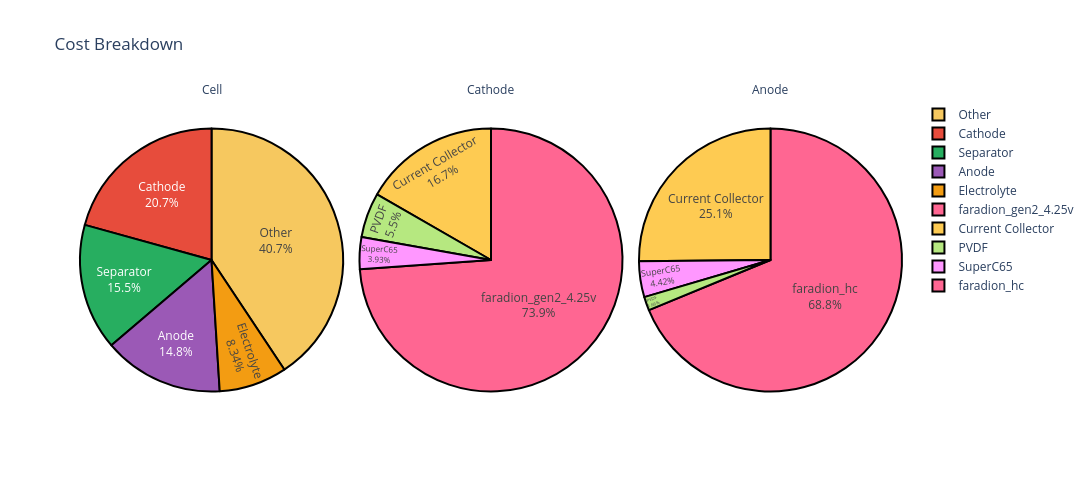

Notebook code cell kept with this figure:
### Code cell
figure = cell.get_cost_breakdown_plot(width=1200, height=500)
figure.show()

### Figure 1 — Plotly figure (JSON) as saved in the notebook; plotly's stock layout.template omitted (floating-point values rounded to 4 significant figures)
{"data": [{"customdata": [["Electrolyte"], ["Other"], ["Cathode"], ["Anode"], ["Separator"]], "domain": {"x": [0, 0.32], "y": [0, 1]}, "hovertemplate": "level=Cell<br>component=%{customdata[0]}<br>cost=%{value}<extra></extra>", "labels": ["Electrolyte", "Other", "Cathode", "Anode", "Separator"], "legendgroup": "", "marker": {"colors": ["#F39C12", "#F6C85F", "#E74C3C", "#9B59B6", "#27AE60"], "line": {"color": "#000000", "width": 2}}, "name": "", "showlegend": true, "textinfo": "percent+label", "textposition": "inside", "type": "pie", "values": [0.205, 1.0, 0.509, 0.363, 0.382]}, {"customdata": [["faradion_gen2_4.25v"], ["PVDF"], ["SuperC65"], ["Current Collector"]], "domain": {"x": [0.34, 0.66], "y": [0, 1]}, "hovertemplate": "level=Cathode<br>component=%{customdata[0]}<br>cost=%{value}<extra></extra>", "labels": ["faradion_gen2_4.25v", "PVDF", "SuperC65", "Current Collector"], "legendgroup": "", "marker": {"colors": ["#FF6692", "#B6E880", "#FF97FF", "#FECB52"], "line": {"color": "#000000", "width": 2}}, "name": "", "showlegend": true, "textinfo": "percent+label", "textposition": "inside", "type": "pie", "values": [0.376, 0.028, 0.02, 0.085]}, {"customdata": [["faradion_hc"], ["PVDF"], ["SuperC65"], ["Current Collector"]], "domain": {"x": [0.68, 1.0], "y": [0, 1]}, "hovertemplate": "level=Anode<br>component=%{customdata[0]}<br>cost=%{value}<extra></extra>", "labels": ["faradion_hc", "PVDF", "SuperC65", "Current Collector"], "legendgroup": "", "marker": {"colors": ["#FF6692", "#B6E880", "#FF97FF", "#FECB52"], "line": {"color": "#000000", "width": 2}}, "name": "", "showlegend": true, "textinfo": "percent+label", "textposition": "inside", "type": "pie", "values": [0.249, 0.006, 0.016, 0.091]}], "layout": {"annotations": [{"font": {}, "showarrow": false, "text": "Cell", "x": 0.16, "xanchor": "center", "xref": "paper", "y": 1, "yanchor": "bottom", "yref": "paper"}, {"font": {}, "showarrow": false, "text": "Cathode", "x": 0.5, "xanchor": "center", "xref": "paper", "y": 1, "yanchor": "bottom", "yref": "paper"}, {"font": {}, "showarrow": false, "text": "Anode", "x": 0.84, "xanchor": "center", "xref": "paper", "y": 1, "yanchor": "bottom", "yref": "paper"}], "height": 500, "legend": {"tracegroupgap": 0}, "title": {"text": "Cost Breakdown"}, "width": 1200}}
